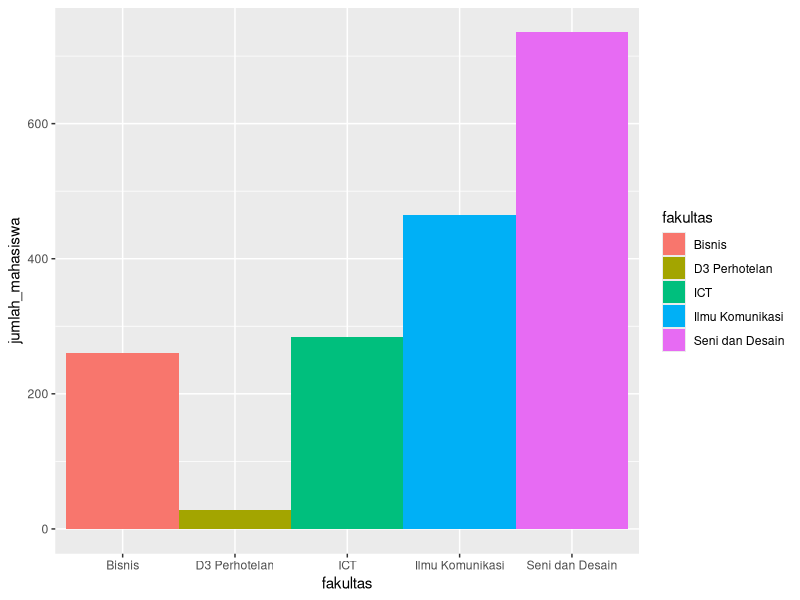

Write the R code that produced this figure.
fakultas <- c("Bisnis", "D3 Perhotelan", "ICT", "Ilmu Komunikasi", "Seni dan Desain")
jumlah_mahasiswa <- c(260, 28, 284, 465, 735)
akreditasi <- c("A","A","B","A","A")

info_mahasiswa <- data.frame(fakultas, jumlah_mahasiswa, akreditasi)
info_mahasiswa

#Menggunakan package ggplot2
library("ggplot2")

#Membuat kanvas
gambar <- ggplot(info_mahasiswa, aes(x=fakultas, y=jumlah_mahasiswa, fill=fakultas))
gambar <- gambar + geom_bar(width=1, stat="identity")
gambar